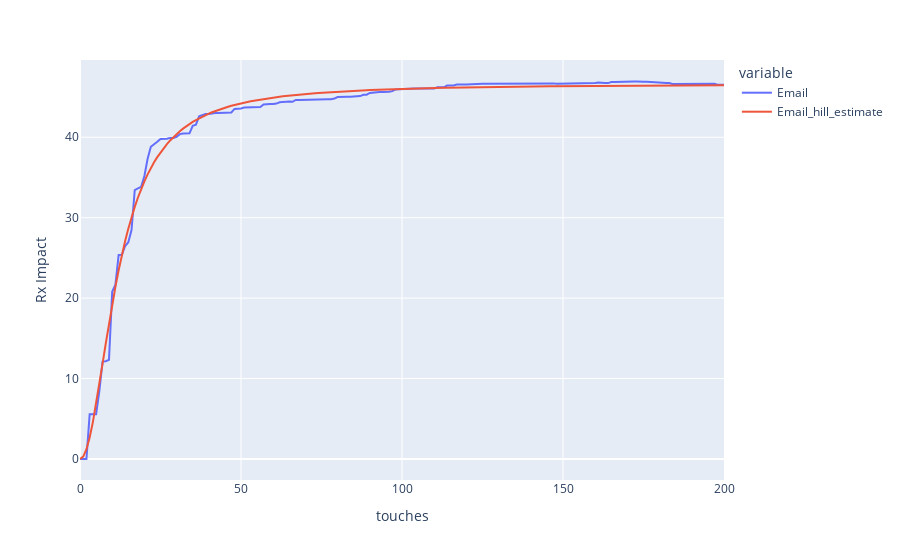

The notebook cell saved with this chart:
### Code cell
response_curves.plot(channel1_n['resp_df'], 'touches', ['Email', 'Email_hill_estimate'])

### Figure 1 — Plotly figure (JSON) as saved in the notebook; plotly's stock layout.template omitted (floating-point values rounded to 4 significant figures; data arrays with more than 128 entries replaced by an {"elided": "..."} marker saying what was removed)
{"data": [{"hovertemplate": "variable=Email<br>touches=%{x}<br>value=%{y}<extra></extra>", "legendgroup": "Email", "line": {"color": "#636efa", "dash": "solid"}, "marker": {"symbol": "circle"}, "mode": "lines", "name": "Email", "orientation": "v", "showlegend": true, "type": "scatter", "x": {"elided": "201 int values"}, "xaxis": "x", "y": {"elided": "201 float values"}, "yaxis": "y"}, {"hovertemplate": "variable=Email_hill_estimate<br>touches=%{x}<br>value=%{y}<extra></extra>", "legendgroup": "Email_hill_estimate", "line": {"color": "#EF553B", "dash": "solid"}, "marker": {"symbol": "circle"}, "mode": "lines", "name": "Email_hill_estimate", "orientation": "v", "showlegend": true, "type": "scatter", "x": {"elided": "201 int values"}, "xaxis": "x", "y": {"elided": "201 float values"}, "yaxis": "y"}], "layout": {"legend": {"title": {"text": "variable"}, "tracegroupgap": 0}, "margin": {"t": 60}, "xaxis": {"anchor": "y", "domain": [0, 1], "title": {"text": "touches"}}, "yaxis": {"anchor": "x", "domain": [0, 1], "title": {"text": "Rx Impact"}}}}
